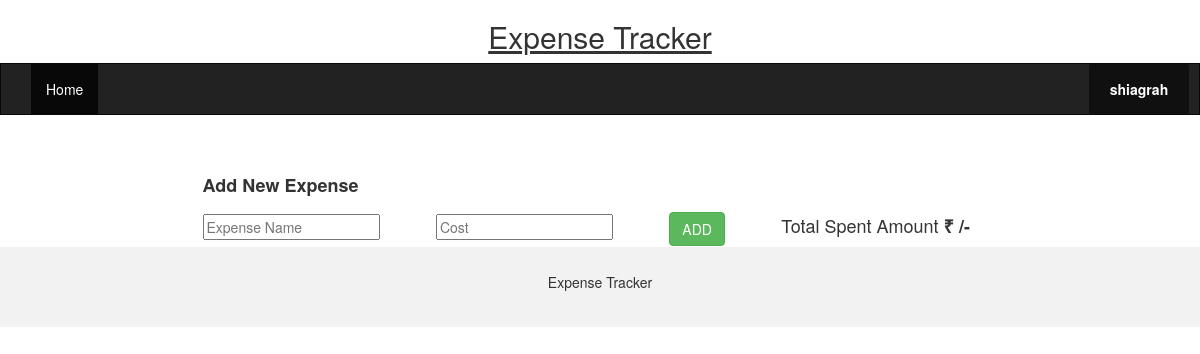
The app's page /home/ (signed in), older data.
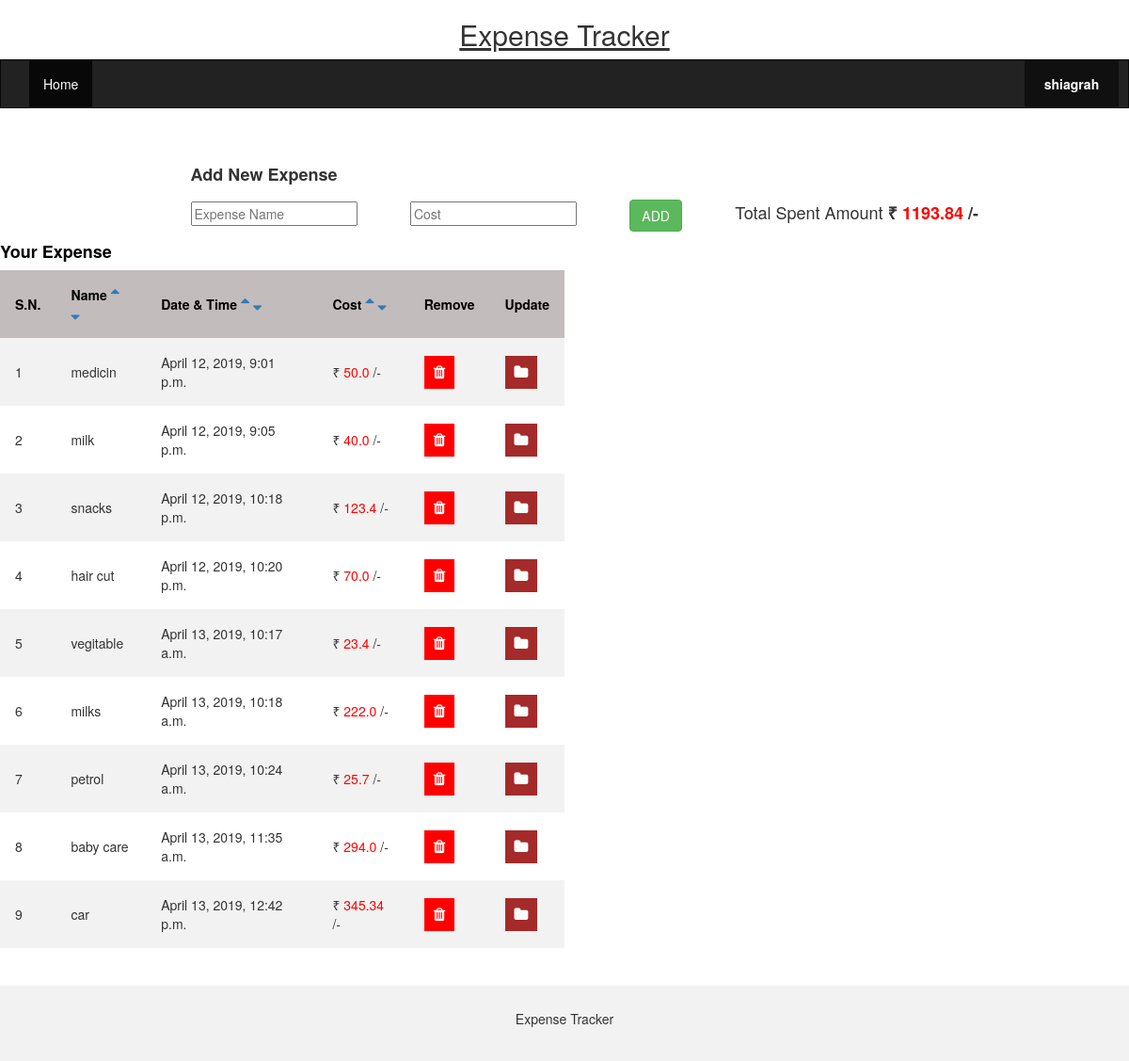
The same page, newer data.
### accounts/models.py (models this page shows)
class expense_table(models.Model):
    user=models.ForeignKey(User, on_delete=models.CASCADE)
    name = models.CharField(max_length=200)
    expense_date = models.DateTimeField('date')
    cost =  models.FloatField(default=0)
    image = models.ImageField(blank=True,null=True)

### accounts/views.py (the view)
# urls.py: path('home/',accounts.views.home, name='home'),
def home(request):
    if not request.user.is_authenticated :
        return redirect('/accounts/login')
    username = request.user
    all_expense=expense_table.objects.filter(user=username).all()  # All Expense List of user
    total = expense_table.objects.filter(user=username).aggregate(Sum('cost')) # total expense of user
    return render(request,'home.html',{'all_expense':all_expense,'total':total})

### templates/home.html (shortened to what this page needs)
{% extends 'base.html' %}
{% block content %}
{% if user.is_authenticated %}
<html lang="en">
  <head>
    <link rel="stylesheet" href="https://maxcdn.bootstrapcdn.com/bootstrap/3.4.0/css/bootstrap.min.css">
    <link rel="stylesheet" href="https://cdnjs.cloudflare.com/ajax/libs/font-awesome/4.7.0/css/font-awesome.min.css">
</head>
  <body>
    <div class="">
      <div class="container text-center">
        <h2><u>Expense Tracker</u></h2>
      </div>
    </div>
    <nav class="navbar navbar-inverse">
      <div class="container-fluid">
        <div class="collapse navbar-collapse" id="myNavbar">
          <ul class="nav navbar-nav">
            <li class="active" ><a href="{%url 'home'%}">Home</a></li>
          </ul>
          <ul class="nav navbar-nav navbar-right">
            <li>
              <div class="inner"><button onclick="myFunction()" class="dropbtn">{{ user.username }}</button>
              </div>
            </li>
          </ul>
        </div>
      </div>
    </nav>
    <div class="outer">
      <h4 class="inner"><b>Add New Expense</b></h4>
      <form action="{% url 'add' %}" method="post">
          <input class="inner" type="text"  placeholder="Expense Name" name="name" required>
          <input class="inner" type="number" placeholder="Cost" required name="cost" step="0.01">
          <button type="submit" class="btn btn-success inner" >ADD</button>
        <h4 class="inner">Total Spent Amount <b>₹ <font  color="red" >{{total.cost__sum|floatformat:2 }} </font>/-</b></h4>
      </form>
    </div>
    {% if all_expense %}
    <h4 class="section"><font color="black"><b>Your Expense</b></font></h4>
    <table>
      <tr>
        <th>S.N.</th>
        <th>Name
          <a href="/sortbyname"><i style="font-size:16px" class="fa">&#xf0de;</i></a>
          <a href="/sortbyname_"><i style="font-size:16px" class="fa">&#xf0dd;</i></a>
        </th>
        <th>
          Date & Time
          <a href="/sortbydate"><i style="font-size:16px" class="fa">&#xf0de;</i></a>
          <a href="/sortbydate_"><i style="font-size:16px" class="fa">&#xf0dd;</i></a>
        </th>
        <th>
          Cost
          <a href="/sortbycost"><i style="font-size:16px" class="fa">&#xf0de;</i></a>
          <a href="/sortbycost_"><i style="font-size:16px" class="fa">&#xf0dd;</i></a>
        </th>
        <th>Remove</th>
        <th>Update</th>
      </tr>
      {% for expense in all_expense %}
      <tr>
        <td> {{ forloop.counter }}</td>
        <td>{{expense.name}}</td>
        <td>{{expense.expense_date}}</td>
        <td>₹ <font  color="red">{{expense.cost}}</font> /-</td>
        <form action="{% url 'delete' %}" method="post" >
          <td><button class="btn1" type="submit" name="expense"  value="{{ expense.id }}"><i class="fa fa-trash"></i></button></td>
        </form>
        <form action="{% url 'update' %}" method="post" >
          <td><button class="btn2" type="submit" name="expense"  value="{{ expense.id }}"><i class="fa fa-folder"></i></button></td>
        </form>
      </tr>
    {% endfor %}
    </table>
    <br><br>
    {% endif %}
    <footer class="container-fluid text-center">
      <p>Expense Tracker </p>
    </footer>
  </body>
</html>
{% else %}
  <p>You are not logged in</p>
  <a href="{% url 'login' %}">login</a>
{% endif %}
{% endblock %}

### templates/base.html (shortened to what this page needs)
<!DOCTYPE html>
<html>
<head>
</head>
<body>
  <main>
    {% block content %}
    {% endblock %}
  </main>
</body>
</html>

### templates/home.html (style rules this page uses)
.navbar { margin-bottom: 50px; border-radius: 0; }
footer { background-color: #f2f2f2; padding: 25px; }
.inner { display: inline-block; }
.dropbtn { border-radius: 2px; background: #101010; border: none; color: #fff; cursor: default; font-size: 14px; font-weight: bold; width: 100px; height:50px; }
.inner { display: inline-block; margin-left : 5%; }
.outer { margin-left : 150px; margin-top : 50px; }
.btn1 { background-color: red; border: none; color: white; padding: 6px 10px; font-size: 16px; cursor: pointer; }
.btn2 { background-color: brown; border: none; color: white; padding: 6px 10px; font-size: 16px; cursor: pointer; }
table { border-collapse: collapse; width: 50%; }
th, td { text-align: left; padding: 16px; }
tr:nth-child(even) { background-color: #f2f2f2 }
th { background-color: #C2BDBC; color: black; }

Row changes from the older to the newer data that the page shows:
added expense_table: name "medicin", expense_date "April 12, 2019, 9:01 p.m.", cost "50.0", {{ expense.id }} 7 (drawn)
added expense_table: name "milk", expense_date "April 12, 2019, 9:05 p.m.", cost "40.0", {{ expense.id }} 8 (drawn)
added expense_table: name "snacks", expense_date "April 12, 2019, 10:18 p.m.", cost "123.4", {{ expense.id }} 9 (drawn)
added expense_table: name "hair cut", expense_date "April 12, 2019, 10:20 p.m.", cost "70.0", {{ expense.id }} 10 (drawn)
added expense_table: name "vegitable", expense_date "April 13, 2019, 10:17 a.m.", cost "23.4", {{ expense.id }} 12 (drawn)
added expense_table: name "milks", expense_date "April 13, 2019, 10:18 a.m.", cost "222.0", {{ expense.id }} 13 (drawn)
added expense_table: name "petrol", expense_date "April 13, 2019, 10:24 a.m.", cost "25.7", {{ expense.id }} 14 (drawn)
added expense_table: name "baby care", expense_date "April 13, 2019, 11:35 a.m.", cost "294.0", {{ expense.id }} 15 (drawn)
added expense_table: name "car", expense_date "April 13, 2019, 12:42 p.m.", cost "345.34", {{ expense.id }} 17 (drawn)
Text that changed along with them:
{{ total.cost__sum|floatformat:2 }}: (not shown) → "1193.84"
text now shown: "Your Expense S.N. Name Date & Time Cost Remove Update"
